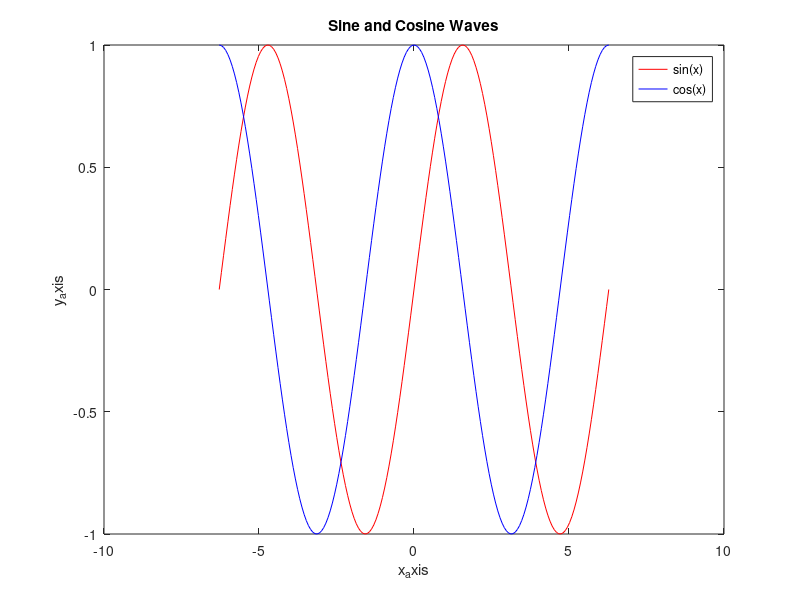

This figure's MATLAB source:
% Create a vector of values for x ranging from -2*pi to 2*pi with 180 points
x = linspace(-2*pi, 2*pi, 180);

% Calculate the corresponding y values for sin(x) and cos(x)
y1 = sin(x);
y2 = cos(x);

% Plot the sine wave in red and the cosine wave in blue
plot(x, y1, 'r', x, y2, 'b');

% Label the y-axis as 'the value'
ylabel('y_axis');

% Label the x-axis as 'time'
xlabel('x_axis');

% Add a title to the plot
title('Sine and Cosine Waves');

% Add a legend to distinguish between the sine and cosine waves
legend('sin(x)', 'cos(x)');
